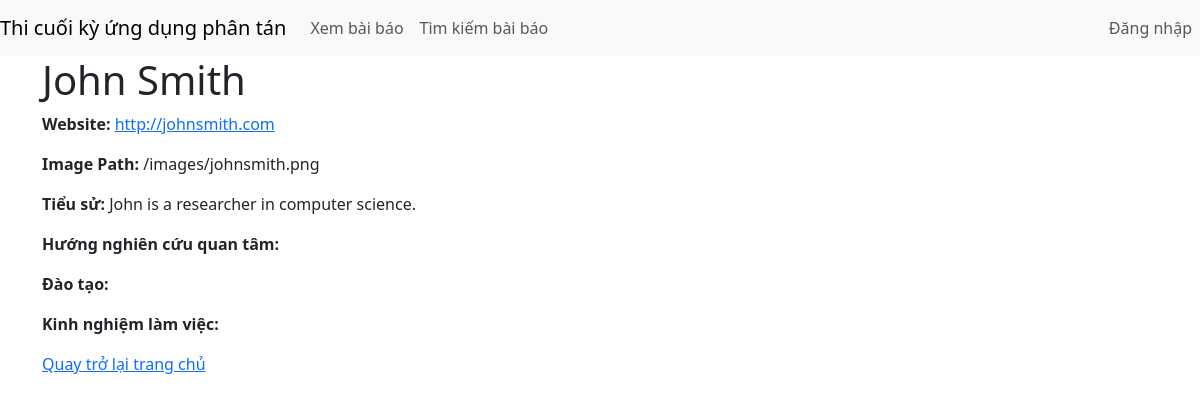
The page /details_author.php?name=John+Smith on the database its author committed.
### tables this page shows
CREATE TABLE AUTHORS (
    user_id INT PRIMARY KEY,
    full_name VARCHAR(255) NOT NULL,
    website VARCHAR(255),
    profile_json_text VARCHAR(4000),
    image_path VARCHAR(255),
    FOREIGN KEY (user_id) REFERENCES USERS(user_id)
);

### details_author.php (the view, shortened to what this page needs)
<?php
include 'base.php';
include 'database.php';
if (isset($_GET['name'])) {
    $authorName = $_GET['name'];
    $query = "
        SELECT *
        FROM authors
        WHERE full_name = ?
    ";
    $stmt = $connection->prepare($query);
    $stmt->bind_param("s", $authorName);
    $stmt->execute();
    $result = $stmt->get_result();
    $author = $result->fetch_assoc();
} else {
    echo "Author name not provided.";
    exit();
}
?>
<div class="container">
    <h1><?php echo htmlspecialchars($author['full_name']); ?></h1>
    <div class="author-details">
        <p><strong>Website:</strong> <a href="<?php echo htmlspecialchars($author['website']); ?>" target="_blank"><?php echo htmlspecialchars($author['website']); ?></a></p>
        <p><strong>Image Path:</strong> <?php echo htmlspecialchars($author['image_path']); ?></p>
        <?php
        $profile = json_decode($author['profile_json_text'], true);
        if ($profile) :
        ?>
            <p><strong>Tiểu sử:</strong> <?php echo isset($profile['bio']) ? htmlspecialchars($profile['bio']) : ''; ?></p>
            <p><strong>Hướng nghiên cứu quan tâm:</strong> <?php echo isset($profile['interests']) ? htmlspecialchars($profile['interests']) : ''; ?></p>
            <p><strong>Đào tạo:</strong> <?php echo isset($profile['education']) ? htmlspecialchars($profile['education']) : ''; ?></p>
            <p><strong>Kinh nghiệm làm việc:</strong> <?php echo isset($profile['work_experience']) ? htmlspecialchars($profile['work_experience']) : ''; ?></p>
        <?php endif; ?>
    </div>
    <a href="index.php">Quay trở lại trang chủ</a>
</div>

### rows shown on the page
authors: full_name "John Smith", website "http://johnsmith.com", image_path "/images/johnsmith.png", profile_json_text "John is a researcher in computer science."
